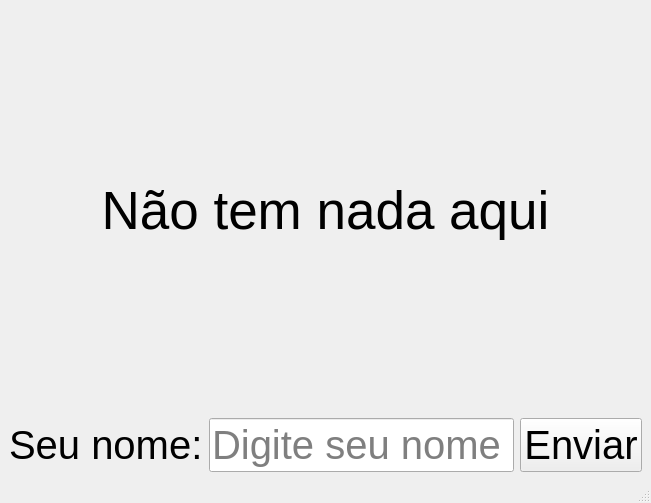
<?xml version="1.0" encoding="UTF-8"?>
<ui version="4.0">
 <class>MainWindow</class>
 <widget class="QMainWindow" name="MainWindow">
  <property name="geometry">
   <rect>
    <x>0</x>
    <y>0</y>
    <width>651</width>
    <height>503</height>
   </rect>
  </property>
  <property name="windowTitle">
   <string>MainWindow</string>
  </property>
  <widget class="QWidget" name="centralwidget">
   <layout class="QVBoxLayout" name="verticalLayout">
    <item>
     <layout class="QGridLayout" name="gridLayout">
      <item row="0" column="0">
       <widget class="QLabel" name="labelResult">
        <property name="font">
         <font>
          <pointsize>40</pointsize>
         </font>
        </property>
        <property name="text">
         <string>Não tem nada aqui</string>
        </property>
        <property name="alignment">
         <set>Qt::AlignmentFlag::AlignCenter</set>
        </property>
       </widget>
      </item>
      <item row="1" column="0">
       <layout class="QGridLayout" name="gridLayout_2">
        <item row="0" column="1">
         <widget class="QLineEdit" name="lineName">
          <property name="font">
           <font>
            <pointsize>30</pointsize>
           </font>
          </property>
          <property name="placeholderText">
           <string>Digite seu nome</string>
          </property>
         </widget>
        </item>
        <item row="0" column="0">
         <widget class="QLabel" name="labelName">
          <property name="font">
           <font>
            <pointsize>30</pointsize>
           </font>
          </property>
          <property name="text">
           <string>Seu nome:</string>
          </property>
         </widget>
        </item>
        <item row="0" column="2">
         <widget class="QPushButton" name="buttonSend">
          <property name="font">
           <font>
            <pointsize>30</pointsize>
           </font>
          </property>
          <property name="text">
           <string>Enviar</string>
          </property>
         </widget>
        </item>
       </layout>
      </item>
     </layout>
    </item>
   </layout>
  </widget>
  <widget class="QMenuBar" name="menubar">
   <property name="geometry">
    <rect>
     <x>0</x>
     <y>0</y>
     <width>651</width>
     <height>33</height>
    </rect>
   </property>
  </widget>
  <widget class="QStatusBar" name="statusbar"/>
 </widget>
 <resources/>
 <connections/>
</ui>
